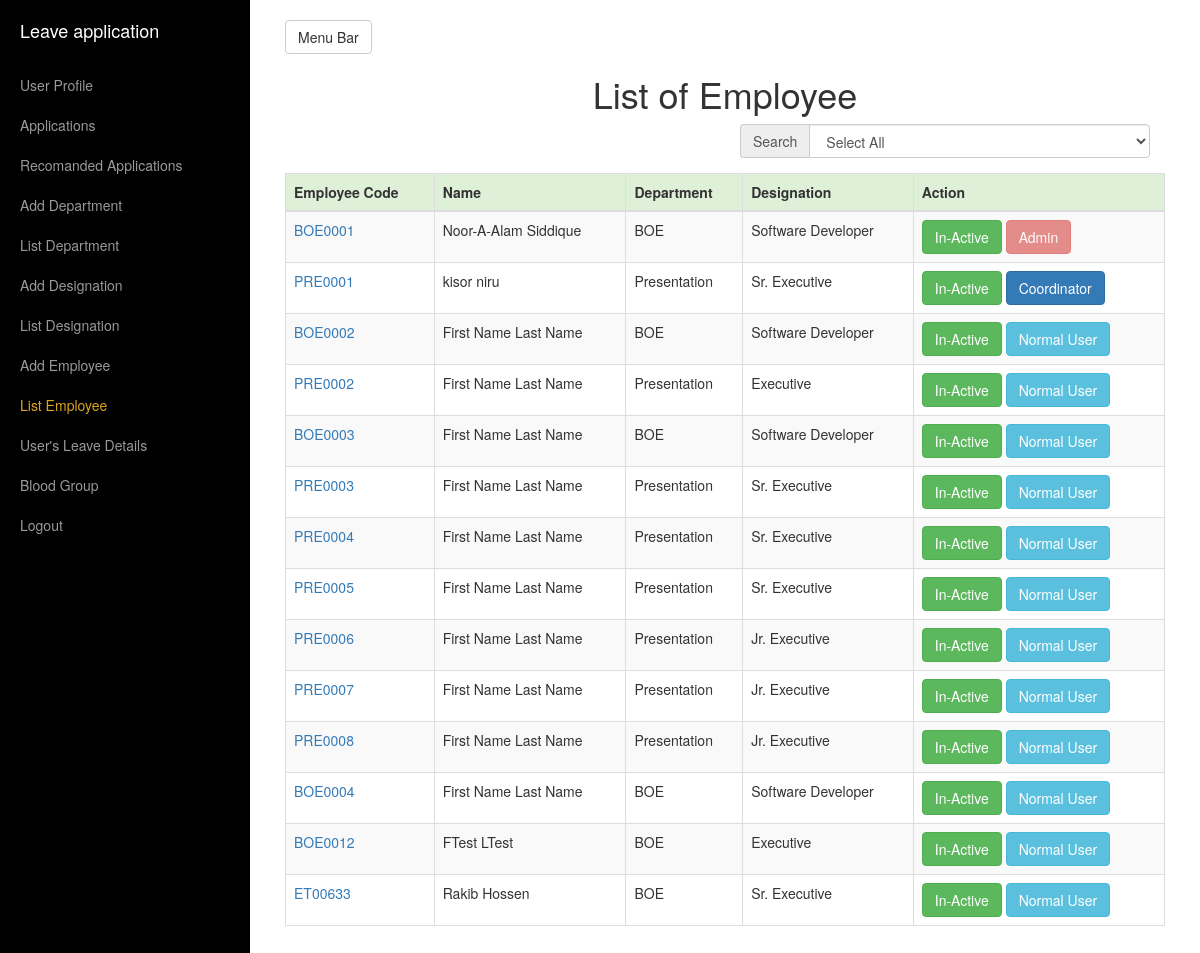
Page /view/ListEmployee.php (signed in) on the committed database.
### tables this page shows
CREATE TABLE IF NOT EXISTS `employeedesignation` (
  `desiId` int(11) NOT NULL AUTO_INCREMENT,
  `desiDptId` int(11) DEFAULT NULL,
  `desiDesignationName` varchar(100) DEFAULT NULL,
  `desiEmployeeCodeNumberWhoAddDesi` varchar(45) DEFAULT NULL,
  PRIMARY KEY (`desiId`),
  KEY `desiDptId` (`desiDptId`) USING BTREE,
  KEY `desiDesignationName` (`desiDesignationName`),
  KEY `employeedesignation_ibfk_1` (`desiEmployeeCodeNumberWhoAddDesi`)
);

CREATE TABLE IF NOT EXISTS `employeeinfo` (
  `eId` int(11) NOT NULL AUTO_INCREMENT,
  `eEmployeeCodeNumber` varchar(100) DEFAULT NULL,
  `eFirstName` varchar(45) DEFAULT NULL,
  `eLastName` varchar(45) DEFAULT NULL,
  `eDateOfBirth` date DEFAULT NULL,
  `eBloodGroup` int(11) DEFAULT NULL,
  `eGender` varchar(10) DEFAULT NULL,
  `ePhoneNumberPersonal` varchar(20) DEFAULT NULL,
  `ePhoneNumberOffice` varchar(20) DEFAULT NULL,
  `eParmanentAddress` varchar(255) DEFAULT NULL,
  `ePresentAddress` varchar(255) DEFAULT NULL,
  `eDptId` int(11) DEFAULT NULL,
  `eDesignationId` int(11) DEFAULT NULL,
  `eEmailAddress` varchar(100) DEFAULT NULL,
  `ePassword` varchar(255) DEFAULT NULL,
  `eEmployeeCodeNumberWhoAddEmployee` varchar(45) DEFAULT NULL,
  `eEmployeeVerification` int(11) DEFAULT NULL,
  `eWhoVerifytheEmployee` varchar(45) DEFAULT NULL,
  `eLastLogin` datetime DEFAULT NULL,
  `eEmpType` tinyint(4) DEFAULT NULL,
  PRIMARY KEY (`eId`),
  UNIQUE KEY `eCodeNumber_UNIQUE` (`eEmployeeCodeNumber`)
);

CREATE TABLE IF NOT EXISTS `employeedepartment` (
  `dptId` int(11) NOT NULL AUTO_INCREMENT,
  `dptName` varchar(100) DEFAULT NULL,
  `dptEmployeeCodeNumberWhoAddDept` varchar(45) DEFAULT NULL,
  PRIMARY KEY (`dptId`),
  KEY `employeedepartment_ibfk_1` (`dptEmployeeCodeNumberWhoAddDept`)
);

### model/DbOperationModel.php (called while the page is built, shortened)
<?php include("ConnectionModel.php"); ?>
<?php
	class DbOperation
	{
		function dbJoinSingleSelect($columnsName,$tablesName,$conditions)
		{
			$objConnection = new Connection();
			$objConnection->dbConnection();
			$con = $objConnection->con;
			$result = mysqli_query($con, "SELECT ".$columnsName." FROM ".$tablesName." ".$conditions);
			return $result;
		}
		function dbSelectAll($columnsName,$tablesName,$conditions)
		{
			$objConnection = new Connection();
			$objConnection->dbConnection();
			$con = $objConnection->con;
			$result = mysqli_query($con, "SELECT ".$columnsName." FROM ".$tablesName." WHERE ".$conditions);
			return $result;
		}
		function getForRecomandationNumber()
		{
			$objDbOperation = new DbOperation();
			$columnsName = "COUNT(lIsRecomanded)";
			$tablesName = "employeeleaveapplicationdetails";
			$conditions = "lIsRecomanded = 0";
			$result = $objDbOperation->dbSelectAll($columnsName,$tablesName,$conditions);
			return $result;
		}
		function getRecomandationNumber()
		{
			$objDbOperation = new DbOperation();
			$columnsName = "COUNT(lIsRecomanded)";
			$tablesName = "employeeleaveapplicationdetails";
			$conditions = "lIsRecomanded = 1 AND lIsApproved = 0";
			$result = $objDbOperation->dbSelectAll($columnsName,$tablesName,$conditions);
			return $result;
		}
	}
?>

### model/ConnectionModel.php (called while the page is built, shortened)
<?php
	class Connection
	{
		function dbConnection()
		{
			$serverName = "localhost";
			$userName = "root";
			$password = "root";
			$con = mysqli_connect($serverName, $userName, $password);
			mysqli_select_db($con, "leaveapp");
			$this->con=$con;
		}
	}
?>

### model/EmployeeModel.php (called while the page is built, shortened)
<?php include("DbOperationModel.php");?>
<?php
	class Employee extends DbOperation
	{
		function getAllEmp()
		{
			$objDbOperation = new DbOperation();
			$columnsName = "emp.eEmpType,emp.eId,emp.eEmployeeVerification,emp.eEmployeeCodeNumber,emp.eFirstName,emp.eLastName,dpt.dptName,desi.desiDesignationName";
			$tablesName = "employeeinfo emp INNER JOIN employeedepartment dpt ON emp.eDptId = dpt.dptId INNER JOIN employeedesignation desi ON emp.eDesignationId = desi.desiId";
			$conditions = "ORDER BY emp.eId ASC";
			$result = $objDbOperation->dbJoinSingleSelect($columnsName,$tablesName,$conditions);
			return $result;
		}
	}
?>

### view/ListEmployee.php (the view, shortened to what this page needs)
<?php include("../model/EmployeeModel.php");
	if(isset($_SESSION['officeUserName']))
	{
		if ($_SESSION['empType'] == 2 || $_SESSION['empType'] == 1)
	{
?>
<!DOCTYPE html>
<html lang="en">
<head>
    <link href="../assets/bootstrap/css/bootstrap.min.css" rel="stylesheet">
    <link href="../assets/css/simple-sidebar.css" rel="stylesheet">
</head>
<body>
    <div id="wrapper">
        <div id="sidebar-wrapper">
            <ul class="sidebar-nav">
                <li class="sidebar-brand">
                    <a href="LeaveApplication.php">Leave application</a>
                </li>
				<li>
                    <a href="UserProfile.php">User Profile</a>
                </li>
					<?php
					$objLeaveApplication = new Employee();
					$result = $objLeaveApplication->getForRecomandationNumber();
					while($row = mysqli_fetch_array($result))
					{
					?>
                <li>
                    <a href="Applications.php">Applications <span style="color:red"><?php if($row['COUNT(lIsRecomanded)'] != 0){ ?>[ New <?php echo $row['COUNT(lIsRecomanded)']; ?> ]<?php } ?></span></a>
                </li>
					<?php
					}
					$objLeaveApplication = new Employee();
					$result = $objLeaveApplication->getRecomandationNumber();
					while($row = mysqli_fetch_array($result))
					{
					?>
				<li>
                    <a href="RecomandedApplications.php">Recomanded Applications<span style="color:red"><?php if($row['COUNT(lIsRecomanded)'] != 0){ ?> [ New <?php echo $row['COUNT(lIsRecomanded)']; ?> ]<?php } ?></span></a>
                </li>
					<?php
					}
					?>
                <li>
                    <a href="AddDepartment.php">Add Department</a>
                </li>
                <li>
                    <a href="ListDepartment.php">List Department</a>
                </li>
                <li>
                    <a href="AddDesignation.php">Add Designation</a>
                </li>
				<li>
                    <a href="ListDesignation.php">List Designation</a>
                </li>
                <li>
                    <a href="AddEmployee.php">Add Employee</a>
                </li>
				<li>
                    <a style="color:#DAA520;" href="ListEmployee.php">List Employee</a>
                </li>
				<li>
                    <a href="UsersLeaveDetails.php">User's Leave Details</a>
                </li>
                <li>
                    <a href="ListOfUserBlood.php">Blood Group</a>
                </li>
                <li>
                    <a href="../controller/LogoutController.php">Logout</a>
                </li>
            </ul>
        </div>
        <div id="page-content-wrapper">
            <div class="container-fluid">
                <div class="row">
                    <div class="col-lg-12">
                        <a href="#menu-toggle" class="btn btn-default" id="menu-toggle">Menu Bar</a>
                        <h1 align="center">List of Employee</h1>
						<?php
							@$cat=$_GET['cat'];
							if(isset($cat) and strlen($cat) > 0)
							{
								$objEmployee = new Employee();
								$singleResult = $objEmployee->getSingleEmpDptInfo($cat);
							}
							else
							{
								$objEmployee = new Employee();
								$singleResult = $objEmployee->getAllEmp();
							}
						?>
						<form role="form" action="../controller/AddEmployeeController.php" method="post" >
							<div class="col-lg-6 col-md-offset-6 form-group">
								<div class="input-group">
									<div class="input-group-addon">Search</div>
									<?php
									echo "<select class='form-control' name='cat' id='empDptName' onchange=\"reload(this.form)\"><option value=''>Select All</option>";
													?>
													<?php
									echo "</select>";
									?>
								</div>
							</div>
							<div class="form-group">
								<?php
								echo "<table class='table table-bordered table-hover table-striped' name='subcat'><thead><tr class='success'><th>Employee Code</th><th>Name</th><th>Department</th><th>Designation</th><th>Action</th></tr></thead><tbody>";
										while ($empResult = mysqli_fetch_array($singleResult))
										{
											?>
												<tr>
													<td><a href="../view/UsersLeaveDetails.php?cat=<?php echo $empResult['eEmployeeCodeNumber']?>"><?php echo $empResult['eEmployeeCodeNumber'] ?></a></td>
													<td><?php echo $empResult['eFirstName']." ".$empResult['eLastName'] ?></td>
													<td><?php echo $empResult['dptName'] ?></td>
													<td><?php echo $empResult['desiDesignationName'] ?></td>
													<?php
														if($empResult['eEmployeeVerification']==1)
														{
															?>
															<td><button type="submit" value="<?php echo $empResult['eId'] ?>" name="btnVerify" class="btn btn-success">In-Active</button><?php if($empResult['eEmpType'] == 3) { ?> <button type="submit" value="<?php echo $empResult['eId'] ?>" name="btnCoordinator" class="btn btn-info">Normal User</button><?php } elseif($empResult['eEmpType'] == 2) { ?> <button type="submit" value="<?php echo $empResult['eId'] ?>" name="btnCoordinator" class="btn btn-primary">Coordinator</button><?php } else { ?> <button type="submit" value="<?php echo $empResult['eId'] ?>" name="btnCoordinator" class="btn btn-danger disabled">Admin</button><?php } ?></td>
															<?php
														}
														else
														{
															?>
															<td><button type="submit" value="<?php echo $empResult['eId'] ?>" name="btnVerify" class="btn btn-warning">Active</button></td>
															<?php
														}
													?>
												</tr>
											<?php
										}
									echo "</tbody></table>";
								?>
							</div>
						</form>
                    </div>
                </div>
            </div>
        </div>
    </div>
</body>
</html>
<?php
	}
	else
	{
		header("Location:../view/LeaveApplication.php");
	}
	}
	else
	{
		header("Location:../");
	}
?>

### assets/css/simple-sidebar.css (style rules this page uses)
#wrapper { padding-left: 0; -webkit-transition: all 0.5s ease; -moz-transition: all 0.5s ease; -o-transition: all 0.5s ease; transition: all 0.5s ease; }
#sidebar-wrapper { z-index: 1000; position: fixed; left: 250px; width: 0; height: 100%; margin-left: -250px; overflow-y: auto; background: #000; -webkit-transition: all 0.5s ease; -moz-transition: all 0.5s ease; -o-transition: all 0.5s ease; transition: all 0.5s ease; }
#page-content-wrapper { width: 100%; position: absolute; padding: 15px; }
.sidebar-nav { position: absolute; top: 0; width: 250px; margin: 0; padding: 0; list-style: none; }
.sidebar-nav li { text-indent: 20px; line-height: 40px; }
.sidebar-nav li a { display: block; text-decoration: none; color: #999999; }
.sidebar-nav > .sidebar-brand { height: 65px; font-size: 18px; line-height: 60px; }
.sidebar-nav > .sidebar-brand a { color: #999999; }
@media (min-width:768px) { #wrapper { padding-left: 250px; } }
@media (min-width:768px) { #sidebar-wrapper { width: 250px; } }
@media (min-width:768px) { #page-content-wrapper { padding: 20px; position: relative; } }

### rows in the picture
employeedesignation: employeeinfo.eEmployeeCodeNumber "BOE0001", employeeinfo.eFirstName "Noor-A-Alam", employeeinfo.eLastName "Siddique", desiDptId.dptName "BOE", desiDesignationName "Software Developer", employeeinfo.eEmployeeCodeNumber "BOE0002", employeeinfo.eFirstName "First Name", employeeinfo.eLastName "Last Name", employeeinfo.eEmployeeCodeNumber "BOE0003", employeeinfo.eEmployeeCodeNumber "BOE0004"
employeedesignation: employeeinfo.eEmployeeCodeNumber "PRE0001", employeeinfo.eFirstName "kisor", employeeinfo.eLastName "niru", desiDptId.dptName "Presentation", desiDesignationName "Sr. Executive", employeeinfo.eEmployeeCodeNumber "PRE0003", employeeinfo.eFirstName "First Name", employeeinfo.eLastName "Last Name", employeeinfo.eEmployeeCodeNumber "PRE0004", employeeinfo.eEmployeeCodeNumber "PRE0005", employeeinfo.eEmployeeCodeNumber "ET00633", employeeinfo.eFirstName "Rakib", employeeinfo.eLastName "Hossen", employeedepartment.dptName "BOE"
employeedesignation: employeeinfo.eEmployeeCodeNumber "PRE0002", employeeinfo.eFirstName "First Name", employeeinfo.eLastName "Last Name", desiDptId.dptName "Presentation", desiDesignationName "Executive", employeeinfo.eEmployeeCodeNumber "BOE0012", employeeinfo.eFirstName "FTest", employeeinfo.eLastName "LTest", employeedepartment.dptName "BOE"
employeedesignation: employeeinfo.eEmployeeCodeNumber "PRE0006", employeeinfo.eFirstName "First Name", employeeinfo.eLastName "Last Name", desiDptId.dptName "Presentation", desiDesignationName "Jr. Executive", employeeinfo.eEmployeeCodeNumber "PRE0007", employeeinfo.eEmployeeCodeNumber "PRE0008"
